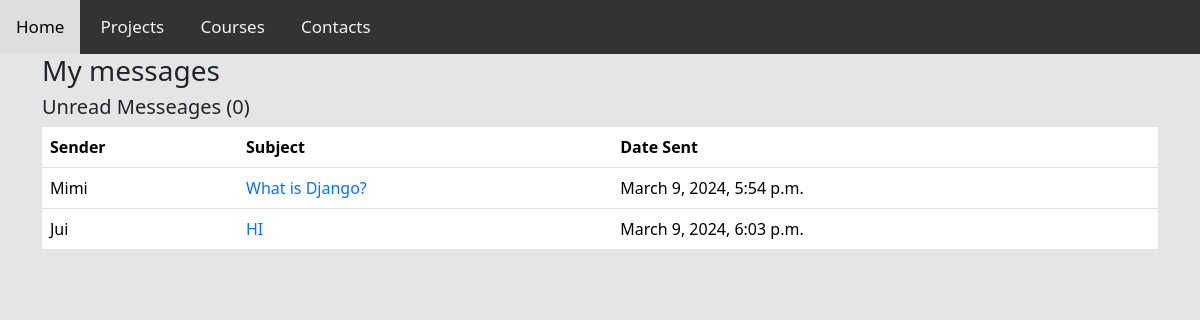
The app's page /inbox/, older data.
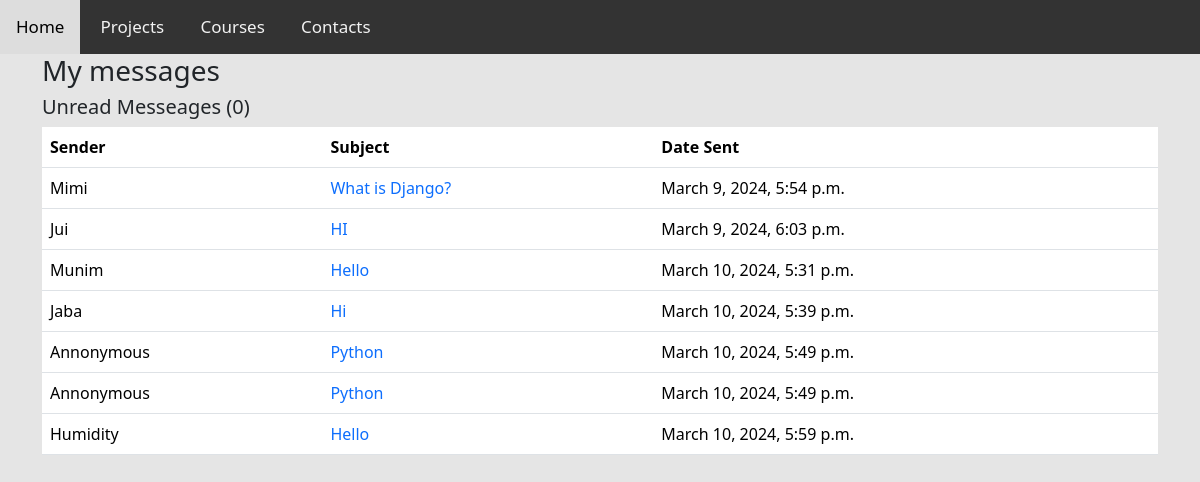
The same page, newer data.
### base/models.py (models this page shows, shortened)
class Message(models.Model):
    name=models.CharField(null=True,max_length=200)
    email=models.CharField(null=True,max_length=200)
    subject=models.CharField(null=True,max_length=200)
    body=models.TextField()
    is_read=models.BooleanField(default=False)
    created=models.DateTimeField(auto_now_add=True)
    id = models.UUIDField(default=uuid.uuid4,  unique=True,
                          primary_key=True, editable=False)

### base/views.py (the view)
# urls.py: path('inbox/',views.inboxPage,name='inbox'),
def inboxPage(request):
    inbox=Message.objects.all().order_by('is_read')
    unreadCount=Message.objects.filter(is_read=False).count()
    context={'inbox':inbox, 'unreadCount':unreadCount}
    return render(request,'base/inbox.html',context)

### base/templates/base/inbox.html
{% extends 'base/main.html' %}
{% load static %}
{% block content %}
<div class="container">
<h3>My messages</h3>
<h5>Unread Messeages ({{unreadCount}})</h5>
<table class="table">
    <thead>
        <tr>
            <th>Sender</th>
            <th>Subject</th>
            <th>Date Sent</th>
        </tr>
    </thead>
    <tbody>
        {% for message in inbox %}
        {% if message.is_read %}
        <tr>
            {% else %}
           <tr style="font-weight: 900;">
            {% endif %}
            <td>{{message.name}}</td>
            <td><a style="text-decoration: none;" href="{% url 'message' message.id %}">{{message.subject}}</a></td>
            <td>{{message.created}}</td>
           </tr>
        {% endfor %}
    </tbody>
</table>
</div>
{% endblock content %}

### base/templates/base/main.html (shortened to what this page needs)
{% load static %}
<!DOCTYPE html>
<html lang="en">
  <head>
    <link
      rel="stylesheet"
      href="{% static 'styles/main.css' %}"
      media="screen"
      type="text/css"
    />
    <link rel="stylesheet" href="https://cdnjs.cloudflare.com/ajax/libs/font-awesome/4.7.0/css/font-awesome.min.css">
    <link href="https://cdn.jsdelivr.net/npm/bootstrap@5.3.3/dist/css/bootstrap.min.css" rel="stylesheet">
  </head>
  <body class="body--design">
    {% include 'base/navbar.html' %}
    {% block content %}
     {% endblock content %}
  </body>
  </html>

### base/templates/base/navbar.html (shortened to what this page needs)
<section class="navigation-bar" id="myTopnav">
  <a href="{% url 'home' %}" class="navi-link">Home</a>
  <a href="{% url 'all-project' %}" class="navi-link">Projects</a>
  <a href="#" class="navi-link">Courses</a>
  <a href="{% url 'contact' %}" class="navi-link">Contacts</a>
</section>

### static/styles/main.css (style rules this page uses)
.body--design { background-color: #e5e5e5; }
.navigation-bar { overflow: hidden; background-color: #333; }
.navigation-bar a { display: inline-block; color: #f2f2f2; text-align: center; padding: 14px 16px; text-decoration: none; font-size: 17px; }
.navi-link { color: #fff; padding: 10px; text-decoration: none; }

Row changes from the older to the newer data that the page shows:
added Message: name "Munim", subject "Hello", created "March 10, 2024, 5:31 p.m."
added Message: name "Jaba", subject "Hi", created "March 10, 2024, 5:39 p.m."
added Message: name "Annonymous", subject "Python", created "March 10, 2024, 5:49 p.m."
added Message: name "Annonymous", subject "Python", created "March 10, 2024, 5:49 p.m."
added Message: name "Humidity", subject "Hello", created "March 10, 2024, 5:59 p.m."
